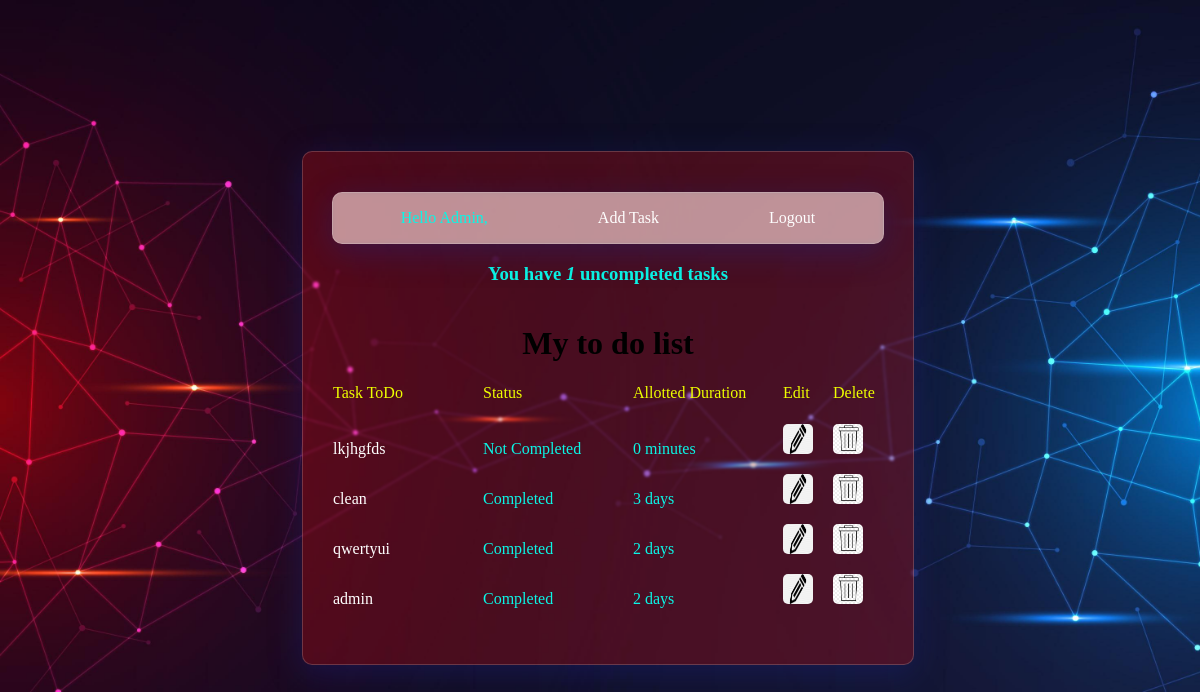
The app's page / (signed in), older data.
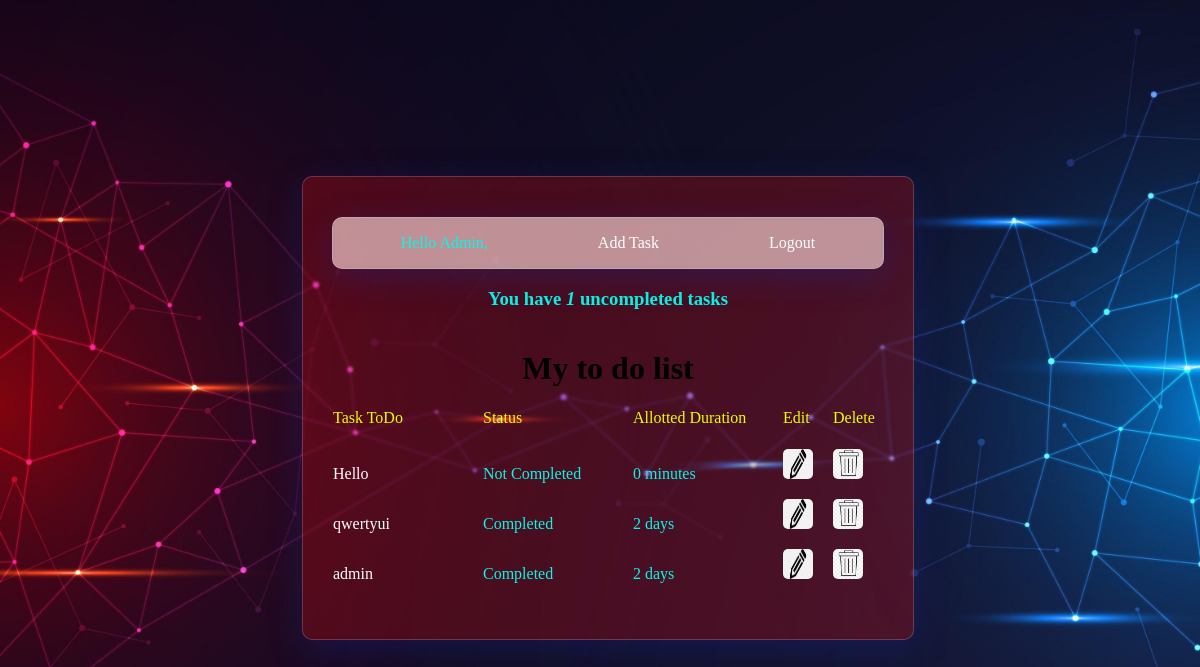
The same page, newer data.
### base/models.py (models this page shows, shortened)
class Task(models.Model):
    user = models.ForeignKey(User, on_delete = models.CASCADE, null = True, blank=True)
    title = models.CharField(max_length=200)
    completiondate = models.DateField(default=datetime.date.today)
    description = models.TextField(null=True, blank=True)
    complete = models.BooleanField(default=False)
    create = models.DateField( auto_now_add=True, )
    def __str__(self):
        return self.title
    class Meta:
        ordering = ['complete']

### base/views.py (the view)
# urls.py: path('', TaskList.as_view() , name="tasks"),
class TaskList(LoginRequiredMixin, ListView):
    model = Task
    context_object_name = 'tasks'
    def get_queryset(self):
        qs = super().get_queryset()
        return qs.filter(user=self.request.user)
    def get_context_data(self, **kwargs):
        context = super().get_context_data(**kwargs)
        context['count'] = context['tasks'].filter(complete=False).count()
        return context

### templates/base/task_list.html (shortened to what this page needs)
{% extends 'base/main.html' %}
{% load static %}
{% block content %}
{% if request.user.is_authenticated %}
<div class="nametitlesec">
    <p>Hello {{request.user|title}},</p>
    <a href = "{% url 'task-create' %}">Add Task</a>
    <a href="{% url 'logout' %}">Logout</a>
</div>
{% else %}
    <a href="{% url 'login' %}">login</a>
{% endif %}
<h3 style="color:rgb(11, 246, 230)">You have <i>{{count}}</i> uncompleted tasks</h3>
<h1>My to do list</h1>
<div class="task-items-wrapper">
    <div class="task-header">
        <div class="col1">Task ToDo</div>
        <div class="col2">Status</div>
        <div class="col3">Allotted Duration</div>
        <div class="col4">Edit</div>
        <div class="col5">Delete</div>
    </div>
    {% for task in tasks %}
        <div class="task-wrapper">
            {% if task.complete %}
                <div class="task-title">
                    <div class="task-complete-icon">
                        <div class="col1">
                            <p><a href="{% url 'task' task.id %}">{{task}}</a></p>
                        </div>
                        <div class="col2">
                            <p>Completed</p>
                        </div>
                        <div class="col3">
                            <p>{{task.completiondate|timeuntil:task.create}}</p>
                        </div>
                        <div class="col4">
                            <a href = "{% url 'task-update' task.id %}">
                                <img class="imgs" src="{% static 'images/Edit.png' %}" alt="edit"/>
                            </a>
                        </div>
                        <div class="col5">
                            <a href = "{% url 'task-delete' task.id %}">
                                <img class="imgs" src="{% static 'images/Delete.png' %}" alt="delete"/>
                            </a>
                        </div>
                    </div>
                </div>
            {% elif instance.remainingdays %}
                <div>
                    <p>Hello</p>
                    <p><a href="{% url 'task-update' task.id %}">{{task}}</a></p>
                </div>
            {% else %}
                <div class="task-title">
                    <div class="task-incomplete-icon">
                        <div class="col1">
                            <p><a href="{% url 'task' task.id %}">{{task}}</a></p>
                        </div>
                        <div class="col2">
                            <p>Not Completed</p>
                        </div>
                        <div class="col3">
                            <p>{{task.completiondate|timeuntil:task.create}}</p>
                        </div>
                        <div class="col4">
                            <a href = "{% url 'task-update' task.id %}">
                                <img class="imgs" src="{% static 'images/Edit.png' %}" alt="edit"/>
                            </a>
                        </div>
                        <div class="col5">
                            <a href = "{% url 'task-delete' task.id %}">
                                <img class="imgs" src="{% static 'images/Delete.png' %}" alt="delete"/>
                            </a>
                        </div>
                    </div>
                </div>
            {% endif %}
        </div>
    {% empty %}
        <h3>No items in list</h3>
    {% endfor %}
</div>
{% endblock content %}

Row changes from the older to the newer data that the page shows:
removed Task: title "lkjhgfds", completiondate "0 minutes", complete False (drawn)
removed Task: title "clean", completiondate "3 days", complete True (drawn)
added Task: title "Hello", completiondate "0 minutes", complete False (drawn)
